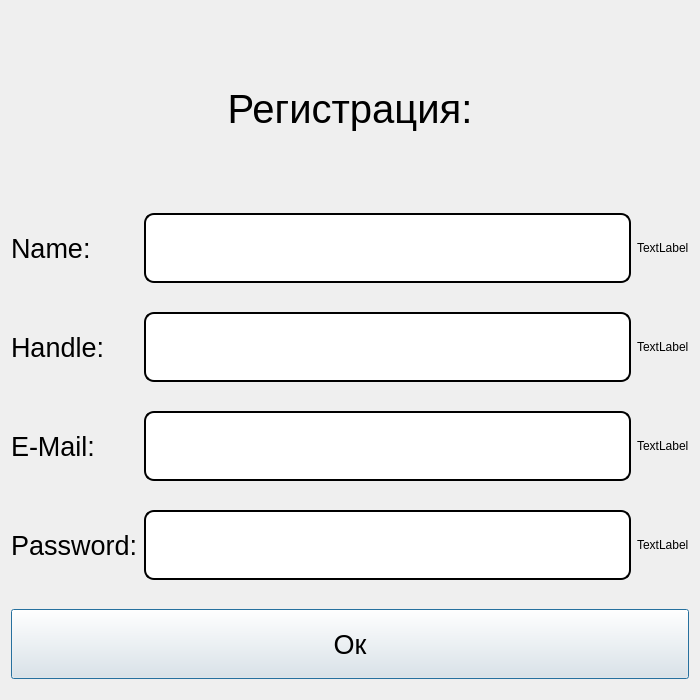
<?xml version="1.0" encoding="UTF-8"?>
<ui version="4.0">
 <class>Dialog</class>
 <widget class="QDialog" name="Dialog">
  <property name="geometry">
   <rect>
    <x>0</x>
    <y>0</y>
    <width>700</width>
    <height>700</height>
   </rect>
  </property>
  <property name="windowTitle">
   <string>Dialog</string>
  </property>
  <layout class="QHBoxLayout" name="horizontalLayout">
   <item>
    <layout class="QGridLayout" name="gridLayout">
     <item row="4" column="0">
      <widget class="QLabel" name="password_label">
       <property name="sizePolicy">
        <sizepolicy hsizetype="Preferred" vsizetype="Preferred">
         <horstretch>0</horstretch>
         <verstretch>0</verstretch>
        </sizepolicy>
       </property>
       <property name="minimumSize">
        <size>
         <width>0</width>
         <height>100</height>
        </size>
       </property>
       <property name="font">
        <font>
         <pointsize>20</pointsize>
        </font>
       </property>
       <property name="text">
        <string>Password:</string>
       </property>
      </widget>
     </item>
     <item row="4" column="1">
      <widget class="QLineEdit" name="password_text">
       <property name="sizePolicy">
        <sizepolicy hsizetype="Preferred" vsizetype="Maximum">
         <horstretch>0</horstretch>
         <verstretch>0</verstretch>
        </sizepolicy>
       </property>
       <property name="minimumSize">
        <size>
         <width>0</width>
         <height>70</height>
        </size>
       </property>
       <property name="font">
        <font>
         <pointsize>20</pointsize>
        </font>
       </property>
       <property name="styleSheet">
        <string notr="true">border-style: outset;
border-width: 2px;
border-radius: 10px</string>
       </property>
       <property name="text">
        <string/>
       </property>
      </widget>
     </item>
     <item row="2" column="1">
      <widget class="QLineEdit" name="handle_text">
       <property name="sizePolicy">
        <sizepolicy hsizetype="MinimumExpanding" vsizetype="Maximum">
         <horstretch>0</horstretch>
         <verstretch>0</verstretch>
        </sizepolicy>
       </property>
       <property name="minimumSize">
        <size>
         <width>0</width>
         <height>70</height>
        </size>
       </property>
       <property name="font">
        <font>
         <pointsize>20</pointsize>
        </font>
       </property>
       <property name="styleSheet">
        <string notr="true">border-style: outset;
border-width: 2px;
border-radius: 10px</string>
       </property>
       <property name="text">
        <string/>
       </property>
      </widget>
     </item>
     <item row="2" column="0">
      <widget class="QLabel" name="handle_label">
       <property name="sizePolicy">
        <sizepolicy hsizetype="Fixed" vsizetype="Preferred">
         <horstretch>80</horstretch>
         <verstretch>0</verstretch>
        </sizepolicy>
       </property>
       <property name="minimumSize">
        <size>
         <width>0</width>
         <height>100</height>
        </size>
       </property>
       <property name="font">
        <font>
         <pointsize>20</pointsize>
        </font>
       </property>
       <property name="text">
        <string>Handle:</string>
       </property>
      </widget>
     </item>
     <item row="1" column="0">
      <widget class="QLabel" name="name_label">
       <property name="font">
        <font>
         <pointsize>20</pointsize>
        </font>
       </property>
       <property name="text">
        <string>Name:</string>
       </property>
      </widget>
     </item>
     <item row="1" column="1">
      <widget class="QLineEdit" name="name_text">
       <property name="sizePolicy">
        <sizepolicy hsizetype="MinimumExpanding" vsizetype="Maximum">
         <horstretch>0</horstretch>
         <verstretch>0</verstretch>
        </sizepolicy>
       </property>
       <property name="minimumSize">
        <size>
         <width>0</width>
         <height>70</height>
        </size>
       </property>
       <property name="font">
        <font>
         <pointsize>20</pointsize>
        </font>
       </property>
       <property name="styleSheet">
        <string notr="true">border-style: outset;
border-width: 2px;
border-radius: 10px</string>
       </property>
      </widget>
     </item>
     <item row="3" column="0">
      <widget class="QLabel" name="email_label">
       <property name="font">
        <font>
         <pointsize>20</pointsize>
        </font>
       </property>
       <property name="text">
        <string>E-Mail:</string>
       </property>
      </widget>
     </item>
     <item row="3" column="1">
      <widget class="QLineEdit" name="email_text">
       <property name="sizePolicy">
        <sizepolicy hsizetype="MinimumExpanding" vsizetype="Maximum">
         <horstretch>0</horstretch>
         <verstretch>0</verstretch>
        </sizepolicy>
       </property>
       <property name="minimumSize">
        <size>
         <width>0</width>
         <height>70</height>
        </size>
       </property>
       <property name="font">
        <font>
         <pointsize>20</pointsize>
        </font>
       </property>
       <property name="styleSheet">
        <string notr="true">border-style: outset;
border-width: 2px;
border-radius: 10px</string>
       </property>
      </widget>
     </item>
     <item row="1" column="2">
      <widget class="QLabel" name="label">
       <property name="text">
        <string>TextLabel</string>
       </property>
      </widget>
     </item>
     <item row="2" column="2">
      <widget class="QLabel" name="label_2">
       <property name="text">
        <string>TextLabel</string>
       </property>
      </widget>
     </item>
     <item row="3" column="2">
      <widget class="QLabel" name="label_3">
       <property name="text">
        <string>TextLabel</string>
       </property>
      </widget>
     </item>
     <item row="4" column="2">
      <widget class="QLabel" name="label_4">
       <property name="text">
        <string>TextLabel</string>
       </property>
      </widget>
     </item>
     <item row="5" column="0" colspan="3">
      <widget class="QPushButton" name="ok_btn">
       <property name="minimumSize">
        <size>
         <width>0</width>
         <height>70</height>
        </size>
       </property>
       <property name="font">
        <font>
         <pointsize>20</pointsize>
        </font>
       </property>
       <property name="text">
        <string>Ок</string>
       </property>
      </widget>
     </item>
     <item row="0" column="0" colspan="3">
      <widget class="QLabel" name="registr_label">
       <property name="sizePolicy">
        <sizepolicy hsizetype="Preferred" vsizetype="Fixed">
         <horstretch>0</horstretch>
         <verstretch>0</verstretch>
        </sizepolicy>
       </property>
       <property name="minimumSize">
        <size>
         <width>100</width>
         <height>180</height>
        </size>
       </property>
       <property name="font">
        <font>
         <pointsize>30</pointsize>
        </font>
       </property>
       <property name="text">
        <string>Регистрация:</string>
       </property>
       <property name="textFormat">
        <enum>Qt::AutoText</enum>
       </property>
       <property name="scaledContents">
        <bool>false</bool>
       </property>
       <property name="alignment">
        <set>Qt::AlignCenter</set>
       </property>
       <property name="openExternalLinks">
        <bool>true</bool>
       </property>
      </widget>
     </item>
    </layout>
   </item>
  </layout>
 </widget>
 <resources/>
 <connections/>
</ui>
